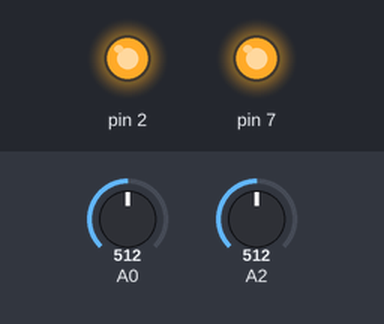
Simulated run of this sketch. Board: Arduino Uno, built with avr-gcc and run on an emulated ATmega328P. Shown: output pins drawn as LEDs (lit = HIGH). The inputs (shaded band) are chosen by the test bench; at power-on: A2 = 512, A0 = 512.

Above: at 1.2 s.
1.3 s: A2 set to 176
2.8 s: A2 set to 147
At 3.5 s:
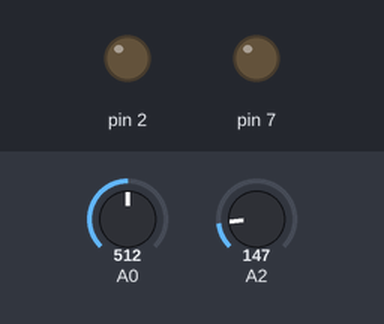
4.3 s: A2 set to 306
At 4.6 s:
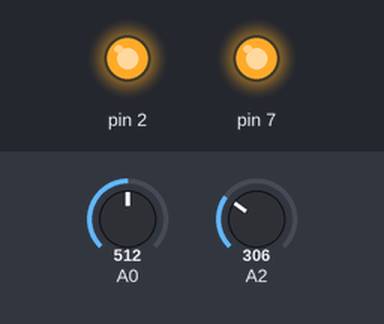
5.8 s: A2 set to 122
At 7.0 s:
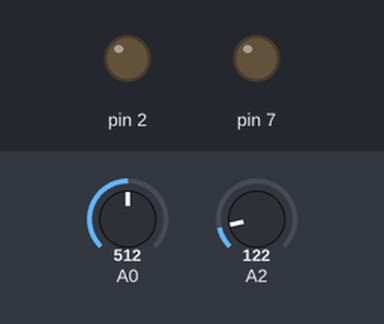
Timing chart, 0 to 8.3 s (numbered marks = the images above; inputs shaded):
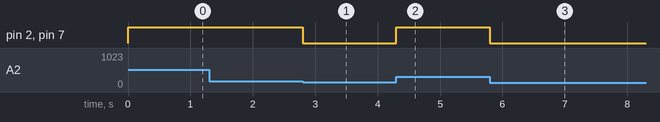

The sketch:

pressure_control.ino
```cpp
float prec = 0;
void setup()
{
  pinMode(A5,INPUT);
  pinMode(A2,INPUT);
  pinMode(A0,INPUT);
  DDRD = DDRD|= B10000000; //D7
  DDRD = DDRD|= B00000100; //D2
//  Serial.begin(9600);
}

void loop()
{
  double val = analogRead(A2);
  val = val*5/318; //check
  prec = analogRead(A0);
  prec = (prec/1023*5);
//  prec =  map(analogRead(A0),0,1023,0,5);
  if (val<prec)
  {
        PORTD &= !B00000100;    //LOW
    PORTD &= !B10000000;
  }
  else
  {
    PORTD |= B00000100; //HIGH
    PORTD |= B10000000; //HIGH
  }
//  Serial.print(val);
//  Serial.print("\t");
//  Serial.print(prec);
//  Serial.println();
}
```

Measured:
- the behaviour switches between 160 and 159 on A2 (found by bisection; images 0 and 1)
- after the input at 1.3 s, every drawn part: stays the same
- after the input at 2.8 s, pin 2, pin 7: HIGH → LOW at once
- after the input at 4.3 s, pin 2, pin 7: LOW → HIGH at once
- after the input at 5.8 s, pin 2, pin 7: HIGH → LOW at once
